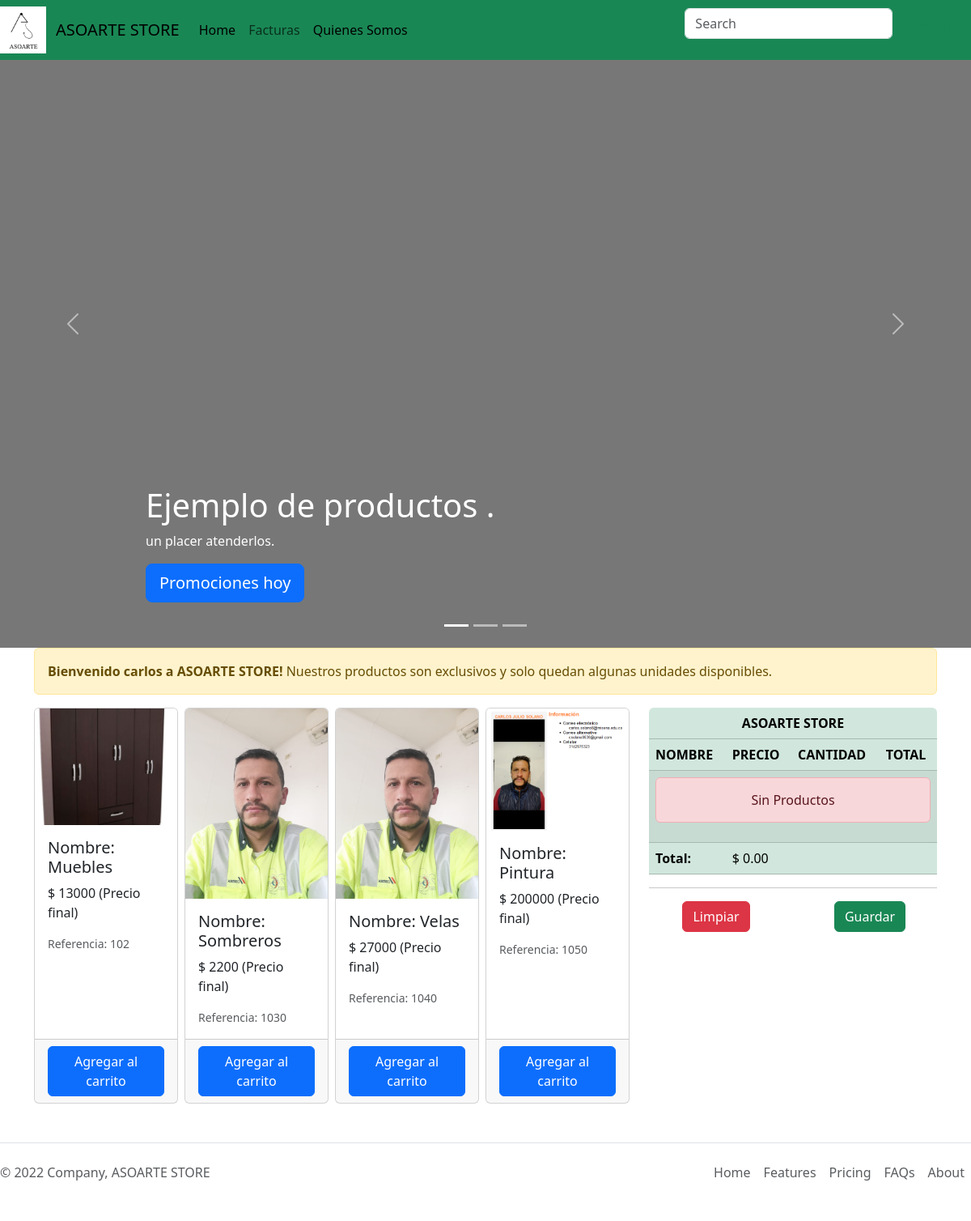
The app's page / (signed in) with its own data.
### productos/models.py (models this page shows, shortened)
class Producto(models.Model):
    cod_prod = models.IntegerField(primary_key=True)
    nombre = models.CharField(max_length=30, blank=True, null=True)
    vigencia = models.IntegerField()
    imagen = models.ImageField(upload_to="productos", null=True)
    cantidad = models.IntegerField(blank=True)
    valor_compra = models.IntegerField(blank=True, null=True)
    valor_venta = models.IntegerField(blank=True, null=True)
    fecha_actualiza = models.DateTimeField()

### productos/views.py (the view)
# urls.py: path('', tienda, name="Tienda"),
def tienda(request):
    productos = Producto.objects.all()
    return render(request, "productos/tienda.html", {'productos':productos})

### productos/context_processor.py (called while the page is built)
def total_carrito(request):
    total = 0
    if "carrito" in request.session.keys():
        for key, value in request.session["carrito"].items():
            total += int(value["acumulado"])
    return {"total_carrito": total}

### templates/productos/tienda.html
{% extends 'partials/body.html' %}
{% block contenido %}
<div class="alert alert-warning alert-dismissible fade show" role="alert">
    <strong>Bienvenido {{ user }} a ASOARTE STORE!</strong> Nuestros productos son exclusivos y solo quedan algunas unidades disponibles.
  </div>
<div class="row justify-content-start">
    <div class="col-8">
<div class="row row-cols-2 row-cols-md-4 g-2">
    {% for producto in productos %}
    <div class="col">
      <div class="card h-100" >
        <img src="{{ producto.imagen.url }}" class="card-img-top" alt="{{producto.nombre}}">
        <div class="card-body">
          <h5 class="card-title">Nombre: {{producto.nombre}}</h5>
          <p class="card-text">$ {{producto.valor_venta}} (Precio final)</p>
          <small class="text-muted">Referencia: {{producto.cod_prod}}</small>
        </div>
        <div class="card-footer">
            <a href="{% url 'Add' producto.cod_prod %}" class="btn btn-primary">Agregar al carrito</a>
        </div>
    </div>
</div>
    {% endfor %}
</div>
</div>
<div class="col-4">
    {% include "productos/carrito.html" %}
</div>
</div>
{% endblock contenido %}

### records on screen
Producto: imagen (picture), nombre "Muebles", valor_venta "13000", cod_prod "102"
Producto: imagen (picture), nombre "Sombreros", valor_venta "2200", cod_prod "1030"
Producto: imagen (picture), nombre "Velas", valor_venta "27000", cod_prod "1040"
Producto: imagen (picture), nombre "Pintura", valor_venta "200000", cod_prod "1050"

### other values on screen
{{ user }} "carlos"
{{ total_carrito|floatformat:2 }} "0.00"
